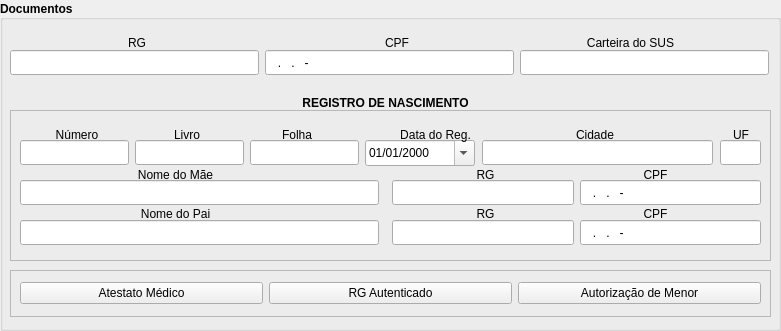
  <widget class="QGroupBox" name="groupBox_2">
   <property name="geometry">
    <rect>
     <x>10</x>
     <y>350</y>
     <width>781</width>
     <height>331</height>
    </rect>
   </property>
   <property name="font">
    <font>
     <weight>75</weight>
     <bold>true</bold>
    </font>
   </property>
   <property name="title">
    <string>Documentos</string>
   </property>
   <property name="alignment">
    <set>Qt::AlignLeading|Qt::AlignLeft|Qt::AlignVCenter</set>
   </property>
   <property name="flat">
    <bool>false</bool>
   </property>
   <property name="checkable">
    <bool>false</bool>
   </property>
   <property name="checked">
    <bool>false</bool>
   </property>
   <widget class="QLineEdit" name="docRG">
    <property name="geometry">
     <rect>
      <x>10</x>
      <y>50</y>
      <width>249</width>
      <height>25</height>
     </rect>
    </property>
    <property name="font">
     <font>
      <weight>50</weight>
      <bold>false</bold>
     </font>
    </property>
   </widget>
   <widget class="QLineEdit" name="docCPF">
    <property name="geometry">
     <rect>
      <x>265</x>
      <y>50</y>
      <width>249</width>
      <height>25</height>
     </rect>
    </property>
    <property name="font">
     <font>
      <weight>50</weight>
      <bold>false</bold>
     </font>
    </property>
    <property name="inputMask">
     <string>999.999.999-99</string>
    </property>
    <property name="text">
     <string>..-</string>
    </property>
    <property name="cursorPosition">
     <number>14</number>
    </property>
   </widget>
   <widget class="QLineEdit" name="docSUS">
    <property name="geometry">
     <rect>
      <x>520</x>
      <y>50</y>
      <width>249</width>
      <height>25</height>
     </rect>
    </property>
    <property name="font">
     <font>
      <weight>50</weight>
      <bold>false</bold>
     </font>
    </property>
    <property name="inputMask">
     <string>999 9999 9999 9999</string>
    </property>
   </widget>
   <widget class="QFrame" name="frame_2">
    <property name="geometry">
     <rect>
      <x>10</x>
      <y>110</y>
      <width>761</width>
      <height>151</height>
     </rect>
    </property>
    <property name="font">
     <font>
      <weight>50</weight>
      <bold>false</bold>
     </font>
    </property>
    <property name="frameShape">
     <enum>QFrame::StyledPanel</enum>
    </property>
    <property name="frameShadow">
     <enum>QFrame::Raised</enum>
    </property>
    <widget class="QLineEdit" name="docRNNumero">
     <property name="geometry">
      <rect>
       <x>10</x>
       <y>30</y>
       <width>109</width>
       <height>25</height>
      </rect>
     </property>
     <property name="font">
      <font>
       <weight>50</weight>
       <bold>false</bold>
      </font>
     </property>
    </widget>
    <widget class="QLineEdit" name="docRNLivro">
     <property name="geometry">
      <rect>
       <x>125</x>
       <y>30</y>
       <width>109</width>
       <height>25</height>
      </rect>
     </property>
     <property name="font">
      <font>
       <weight>50</weight>
       <bold>false</bold>
      </font>
     </property>
    </widget>
    <widget class="QLineEdit" name="docRNFolha">
     <property name="geometry">
      <rect>
       <x>240</x>
       <y>30</y>
       <width>109</width>
       <height>25</height>
      </rect>
     </property>
     <property name="font">
      <font>
       <weight>50</weight>
       <bold>false</bold>
      </font>
     </property>
    </widget>
    <widget class="QDateEdit" name="docRNdt">
     <property name="geometry">
      <rect>
       <x>355</x>
       <y>30</y>
       <width>110</width>
       <height>26</height>
      </rect>
     </property>
     <property name="font">
      <font>
       <weight>50</weight>
       <bold>false</bold>
      </font>
     </property>
     <property name="currentSection">
      <enum>QDateTimeEdit::DaySection</enum>
     </property>
     <property name="displayFormat">
      <string>dd/MM/yyyy</string>
     </property>
     <property name="calendarPopup">
      <bool>true</bool>
     </property>
    </widget>
    <widget class="QLineEdit" name="docRNCidade">
     <property name="geometry">
      <rect>
       <x>472</x>
       <y>30</y>
       <width>231</width>
       <height>25</height>
      </rect>
     </property>
     <property name="font">
      <font>
       <weight>50</weight>
       <bold>false</bold>
      </font>
     </property>
    </widget>
    <widget class="QLineEdit" name="docRNUF">
     <property name="geometry">
      <rect>
       <x>710</x>
       <y>30</y>
       <width>41</width>
       <height>25</height>
      </rect>
     </property>
     <property name="font">
      <font>
       <weight>50</weight>
       <bold>false</bold>
      </font>
     </property>
    </widget>
    <widget class="QLineEdit" name="docRNMae">
     <property name="geometry">
      <rect>
       <x>10</x>
       <y>70</y>
       <width>359</width>
       <height>25</height>
      </rect>
     </property>
     <property name="font">
      <font>
       <weight>50</weight>
       <bold>false</bold>
      </font>
     </property>
    </widget>
    <widget class="QLineEdit" name="docRNPai">
     <property name="geometry">
      <rect>
       <x>10</x>
       <y>110</y>
       <width>359</width>
       <height>25</height>
      </rect>
     </property>
     <property name="font">
      <font>
       <weight>50</weight>
       <bold>false</bold>
      </font>
     </property>
    </widget>
    <widget class="QLineEdit" name="docRNPaiRG">
     <property name="geometry">
      <rect>
       <x>382</x>
       <y>110</y>
       <width>182</width>
       <height>25</height>
      </rect>
     </property>
     <property name="font">
      <font>
       <weight>50</weight>
       <bold>false</bold>
      </font>
     </property>
    </widget>
    <widget class="QLineEdit" name="docRNPaiCPF">
     <property name="geometry">
      <rect>
       <x>570</x>
       <y>110</y>
       <width>181</width>
       <height>25</height>
      </rect>
     </property>
     <property name="font">
      <font>
       <weight>50</weight>
       <bold>false</bold>
      </font>
     </property>
     <property name="inputMask">
      <string>999.999.999-99</string>
     </property>
     <property name="text">
      <string>..-</string>
     </property>
    </widget>
    <widget class="QLineEdit" name="docRNMaeRG">
     <property name="geometry">
      <rect>
       <x>382</x>
       <y>70</y>
       <width>182</width>
       <height>25</height>
      </rect>
     </property>
     <property name="font">
      <font>
       <weight>50</weight>
       <bold>false</bold>
      </font>
     </property>
    </widget>
    <widget class="QLineEdit" name="docRNMaeCPF">
     <property name="geometry">
      <rect>
       <x>570</x>
       <y>70</y>
       <width>181</width>
       <height>25</height>
      </rect>
     </property>
     <property name="font">
      <font>
       <weight>50</weight>
       <bold>false</bold>
      </font>
     </property>
     <property name="inputMask">
      <string>999.999.999-99</string>
     </property>
    </widget>
    <widget class="QLabel" name="label_18">
     <property name="geometry">
      <rect>
       <x>120</x>
       <y>95</y>
       <width>91</width>
       <height>17</height>
      </rect>
     </property>
     <property name="font">
      <font>
       <weight>50</weight>
       <bold>false</bold>
      </font>
     </property>
     <property name="text">
      <string>Nome do Pai</string>
     </property>
     <property name="alignment">
      <set>Qt::AlignCenter</set>
     </property>
     <property name="buddy">
      <cstring>docRNPai</cstring>
     </property>
    </widget>
    <widget class="QLabel" name="label_19">
     <property name="geometry">
      <rect>
       <x>430</x>
       <y>95</y>
       <width>91</width>
       <height>17</height>
      </rect>
     </property>
     <property name="font">
      <font>
       <weight>50</weight>
       <bold>false</bold>
      </font>
     </property>
     <property name="text">
      <string>RG</string>
     </property>
     <property name="alignment">
      <set>Qt::AlignCenter</set>
     </property>
     <property name="buddy">
      <cstring>docRNPaiRG</cstring>
     </property>
    </widget>
    <widget class="QLabel" name="label_20">
     <property name="geometry">
      <rect>
       <x>600</x>
       <y>95</y>
       <width>91</width>
       <height>17</height>
      </rect>
     </property>
     <property name="font">
      <font>
       <weight>50</weight>
       <bold>false</bold>
      </font>
     </property>
     <property name="text">
      <string>CPF</string>
     </property>
     <property name="alignment">
      <set>Qt::AlignCenter</set>
     </property>
     <property name="buddy">
      <cstring>docRNPaiCPF</cstring>
     </property>
    </widget>
    <widget class="QLabel" name="label_21">
     <property name="geometry">
      <rect>
       <x>600</x>
       <y>56</y>
       <width>91</width>
       <height>17</height>
      </rect>
     </property>
     <property name="font">
      <font>
       <weight>50</weight>
       <bold>false</bold>
      </font>
     </property>
     <property name="text">
      <string>CPF</string>
     </property>
     <property name="alignment">
      <set>Qt::AlignCenter</set>
     </property>
     <property name="buddy">
      <cstring>docRNMaeCPF</cstring>
     </property>
    </widget>
    <widget class="QLabel" name="label_22">
     <property name="geometry">
      <rect>
       <x>120</x>
       <y>56</y>
       <width>91</width>
       <height>17</height>
      </rect>
     </property>
     <property name="font">
      <font>
       <weight>50</weight>
       <bold>false</bold>
      </font>
     </property>
     <property name="text">
      <string>Nome do Mãe</string>
     </property>
     <property name="alignment">
      <set>Qt::AlignCenter</set>
     </property>
     <property name="buddy">
      <cstring>docRNMae</cstring>
     </property>
    </widget>
    <widget class="QLabel" name="label_23">
     <property name="geometry">
      <rect>
       <x>430</x>
       <y>56</y>
       <width>91</width>
       <height>17</height>
      </rect>
     </property>
     <property name="font">
      <font>
       <weight>50</weight>
       <bold>false</bold>
      </font>
     </property>
     <property name="text">
      <string>RG</string>
     </property>
     <property name="alignment">
      <set>Qt::AlignCenter</set>
     </property>
     <property name="buddy">
      <cstring>docRNMaeRG</cstring>
     </property>
    </widget>
    <widget class="QLabel" name="label_24">
     <property name="geometry">
      <rect>
       <x>40</x>
       <y>16</y>
       <width>54</width>
       <height>17</height>
      </rect>
     </property>
     <property name="font">
      <font>
       <weight>50</weight>
       <bold>false</bold>
      </font>
     </property>
     <property name="text">
      <string>Número</string>
     </property>
     <property name="alignment">
      <set>Qt::AlignCenter</set>
     </property>
     <property name="buddy">
      <cstring>docRNNumero</cstring>
     </property>
    </widget>
    <widget class="QLabel" name="label_25">
     <property name="geometry">
      <rect>
       <x>150</x>
       <y>16</y>
       <width>54</width>
       <height>17</height>
      </rect>
     </property>
     <property name="font">
      <font>
       <weight>50</weight>
       <bold>false</bold>
      </font>
     </property>
     <property name="text">
      <string>Livro</string>
     </property>
     <property name="alignment">
      <set>Qt::AlignCenter</set>
     </property>
     <property name="buddy">
      <cstring>docRNLivro</cstring>
     </property>
    </widget>
    <widget class="QLabel" name="label_26">
     <property name="geometry">
      <rect>
       <x>260</x>
       <y>16</y>
       <width>54</width>
       <height>17</height>
      </rect>
     </property>
     <property name="font">
      <font>
       <weight>50</weight>
       <bold>false</bold>
      </font>
     </property>
     <property name="text">
      <string>Folha</string>
     </property>
     <property name="alignment">
      <set>Qt::AlignCenter</set>
     </property>
     <property name="buddy">
      <cstring>docRNFolha</cstring>
     </property>
    </widget>
    <widget class="QLabel" name="label_27">
     <property name="geometry">
      <rect>
       <x>390</x>
       <y>16</y>
       <width>71</width>
       <height>17</height>
      </rect>
     </property>
     <property name="font">
      <font>
       <weight>50</weight>
       <bold>false</bold>
      </font>
     </property>
     <property name="text">
      <string>Data do Reg.</string>
     </property>
     <property name="alignment">
      <set>Qt::AlignCenter</set>
     </property>
     <property name="buddy">
      <cstring>docRNdt</cstring>
     </property>
    </widget>
    <widget class="QLabel" name="label_28">
     <property name="geometry">
      <rect>
       <x>558</x>
       <y>16</y>
       <width>54</width>
       <height>17</height>
      </rect>
     </property>
     <property name="font">
      <font>
       <weight>50</weight>
       <bold>false</bold>
      </font>
     </property>
     <property name="text">
      <string>Cidade</string>
     </property>
     <property name="alignment">
      <set>Qt::AlignCenter</set>
     </property>
     <property name="buddy">
      <cstring>docRNCidade</cstring>
     </property>
    </widget>
    <widget class="QLabel" name="label_29">
     <property name="geometry">
      <rect>
       <x>704</x>
       <y>16</y>
       <width>54</width>
       <height>17</height>
      </rect>
     </property>
     <property name="font">
      <font>
       <weight>50</weight>
       <bold>false</bold>
      </font>
     </property>
     <property name="text">
      <string>UF</string>
     </property>
     <property name="alignment">
      <set>Qt::AlignCenter</set>
     </property>
     <property name="buddy">
      <cstring>docRNUF</cstring>
     </property>
    </widget>
   </widget>
   <widget class="QLabel" name="label_30">
    <property name="geometry">
     <rect>
      <x>110</x>
      <y>34</y>
      <width>54</width>
      <height>17</height>
     </rect>
    </property>
    <property name="font">
     <font>
      <weight>50</weight>
      <bold>false</bold>
     </font>
    </property>
    <property name="text">
     <string>RG</string>
    </property>
    <property name="alignment">
     <set>Qt::AlignCenter</set>
    </property>
    <property name="buddy">
     <cstring>docRG</cstring>
    </property>
   </widget>
   <widget class="QLabel" name="label_31">
    <property name="geometry">
     <rect>
      <x>370</x>
      <y>34</y>
      <width>54</width>
      <height>17</height>
     </rect>
    </property>
    <property name="font">
     <font>
      <weight>50</weight>
      <bold>false</bold>
     </font>
    </property>
    <property name="text">
     <string>CPF</string>
    </property>
    <property name="alignment">
     <set>Qt::AlignCenter</set>
    </property>
    <property name="buddy">
     <cstring>docCPF</cstring>
    </property>
   </widget>
   <widget class="QLabel" name="label_32">
    <property name="geometry">
     <rect>
      <x>570</x>
      <y>34</y>
      <width>121</width>
      <height>17</height>
     </rect>
    </property>
    <property name="font">
     <font>
      <weight>50</weight>
      <bold>false</bold>
     </font>
    </property>
    <property name="text">
     <string>Carteira do SUS</string>
    </property>
    <property name="alignment">
     <set>Qt::AlignCenter</set>
    </property>
    <property name="buddy">
     <cstring>docSUS</cstring>
    </property>
   </widget>
   <widget class="QLabel" name="label_33">
    <property name="geometry">
     <rect>
      <x>300</x>
      <y>94</y>
      <width>171</width>
      <height>17</height>
     </rect>
    </property>
    <property name="font">
     <font>
      <weight>75</weight>
      <bold>true</bold>
     </font>
    </property>
    <property name="text">
     <string>REGISTRO DE NASCIMENTO</string>
    </property>
    <property name="alignment">
     <set>Qt::AlignCenter</set>
    </property>
   </widget>
   <widget class="QFrame" name="frame_3">
    <property name="geometry">
     <rect>
      <x>10</x>
      <y>270</y>
      <width>761</width>
      <height>47</height>
     </rect>
    </property>
    <property name="font">
     <font>
      <weight>50</weight>
      <bold>false</bold>
     </font>
    </property>
    <property name="frameShape">
     <enum>QFrame::StyledPanel</enum>
    </property>
    <property name="frameShadow">
     <enum>QFrame::Raised</enum>
    </property>
    <layout class="QVBoxLayout" name="verticalLayout">
     <item>
      <layout class="QHBoxLayout" name="horizontalLayout_2">
       <item>
        <widget class="QPushButton" name="atestado_pdf">
         <property name="text">
          <string>Atestato Médico</string>
         </property>
        </widget>
       </item>
       <item>
        <widget class="QPushButton" name="rg_pdf">
         <property name="text">
          <string>RG Autenticado</string>
         </property>
        </widget>
       </item>
       <item>
        <widget class="QPushButton" name="autorizacao_pdf">
         <property name="text">
          <string>Autorização de Menor</string>
         </property>
        </widget>
       </item>
      </layout>
     </item>
    </layout>
   </widget>
   <zorder>frame_2</zorder>
   <zorder>docSUS</zorder>
   <zorder>docCPF</zorder>
   <zorder>docRG</zorder>
   <zorder>label_30</zorder>
   <zorder>label_31</zorder>
   <zorder>label_32</zorder>
   <zorder>label_33</zorder>
   <zorder>frame_3</zorder>
  </widget>
